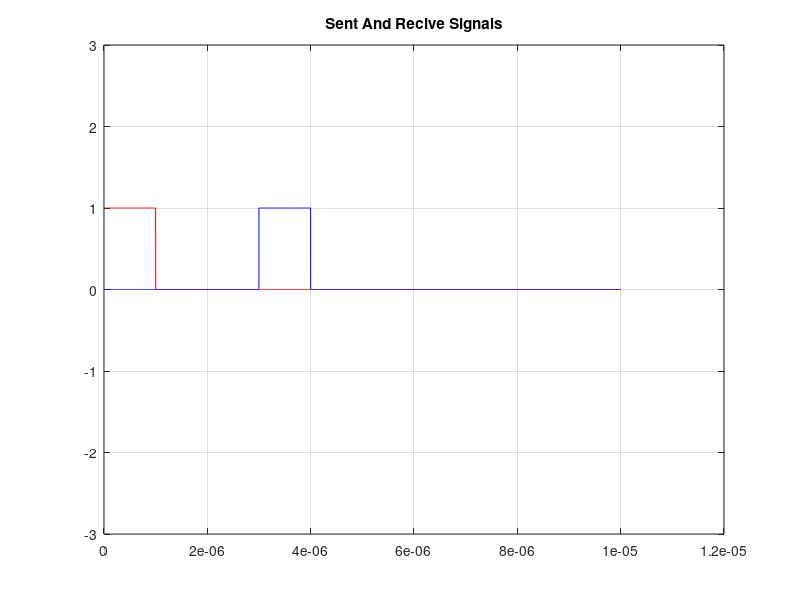

Recreate this plot in MATLAB.
ts=1e-9;
T=1e-5;
tau=1e-6;
t=0:ts:T;
idx=round(tau/ts);
upSignal=zeros(size(t));
upSignal(1:idx)=1;
figure ;
plot(t,upSignal,'r');
ylim([-3,3]);
grid on;

R=450;
c=3e8;
td=2*R/c;
backSignal=zeros(size(t));
backSignal(round(td/ts):round(td/ts)+idx)=1;
hold on ;
plot(t,backSignal,'b');
title('Sent And Recive Signals');
